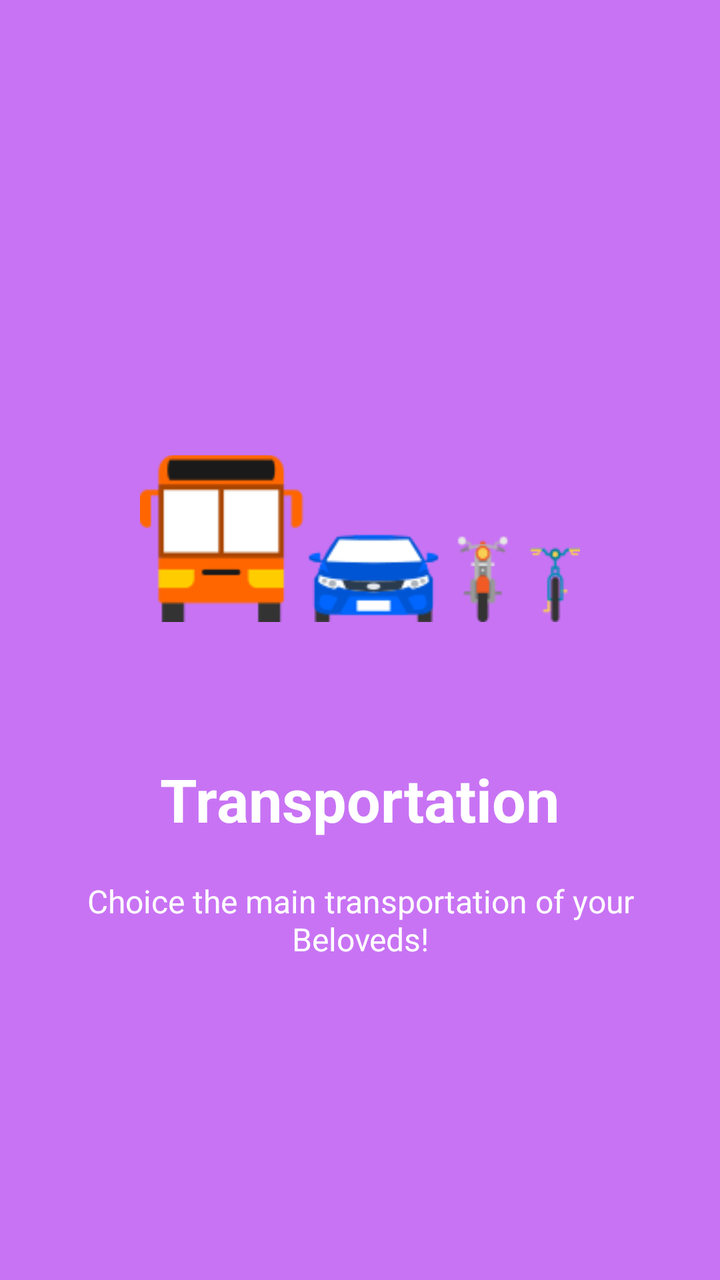
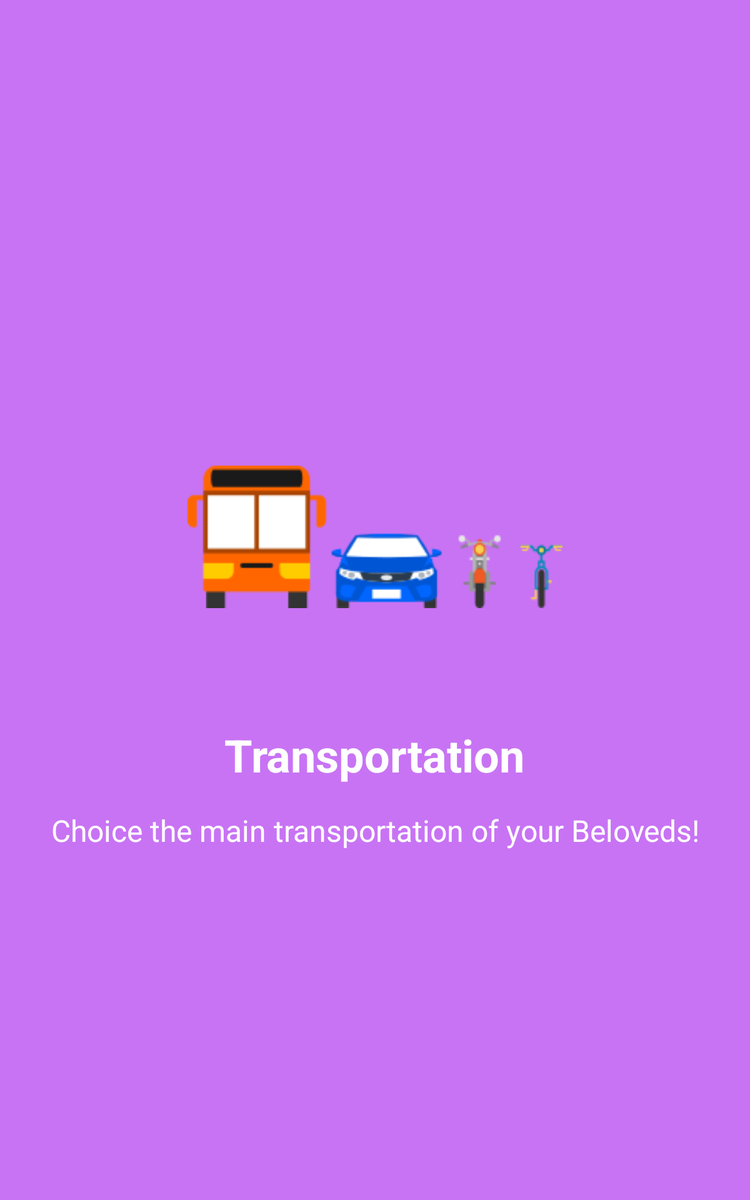

First picture: res/layout/ on a phone held upright. Second picture: the repository's own variant of that layout, on a device whose configuration matches the variant's folder. Source for both follows.
<!-- AndroidManifest.xml: application theme AppTheme -->
<!-- res/layout/transportation_welcome_slide.xml -->
<?xml version="1.0" encoding="utf-8"?>
<LinearLayout xmlns:android="http://schemas.android.com/apk/res/android"
              android:orientation="vertical"
              android:layout_width="match_parent"
              android:layout_height="match_parent"
    android:gravity="center"
    android:background="@color/bg_screen4">

    <LinearLayout
        android:layout_width="wrap_content"
        android:layout_height="wrap_content"
        android:layout_centerInParent="true"
        android:gravity="center_horizontal"
        android:orientation="vertical">

        <ImageView
            android:layout_width="@dimen/img_width_height"
            android:layout_height="@dimen/img_width_height"
            android:src="@drawable/transportation" />

        <TextView
            android:layout_width="wrap_content"
            android:layout_height="wrap_content"
            android:text="@string/slide_4_title"
            android:textColor="@android:color/white"
            android:textSize="@dimen/slide_title"
            android:textStyle="bold" />

        <TextView
            android:layout_width="wrap_content"
            android:layout_height="wrap_content"
            android:layout_marginTop="20dp"
            android:paddingLeft="@dimen/desc_padding"
            android:paddingRight="@dimen/desc_padding"
            android:text="@string/slide_4_desc"
            android:textAlignment="center"
            android:textColor="@android:color/white"
            android:textSize="@dimen/slide_desc" />

    </LinearLayout>

</LinearLayout>
<!-- resources referenced by this layout -->
<resources>
  <color name="bg_screen4">#c873f4</color>
  <dimen name="desc_padding">40dp</dimen>
  <dimen name="img_width_height">220dp</dimen>
  <dimen name="slide_desc">16dp</dimen>
  <dimen name="slide_title">30dp</dimen>
  <!-- drawable transportation: png bitmap (drawable, 7277 bytes) -->
  <string name="slide_4_desc">Choice the main transportation of your Beloveds!</string>
  <string name="slide_4_title">Transportation</string>
  <style name="AppTheme" parent="Theme.AppCompat.Light.NoActionBar">
          
          <item name="colorPrimary">@color/colorPrimary</item>
          <item name="colorPrimaryDark">@color/colorPrimaryDark</item>
          <item name="colorAccent">@color/colorAccent</item>
          <item name="windowActionBar">false</item>
          <item name="windowNoTitle">true</item>
      </style>
  <color name="colorPrimary">#00BCD4</color>
  <color name="colorPrimaryDark">#0097A7</color>
  <color name="colorAccent">#FF5252</color>
</resources>
<!-- res/layout-large/transportation_welcome_slide.xml (the author's variant of the layout above) -->
<!-- drawn on a 7-inch tablet held upright -->
<?xml version="1.0" encoding="utf-8"?>
<LinearLayout xmlns:android="http://schemas.android.com/apk/res/android"
              android:layout_width="fill_parent"
              android:layout_height="fill_parent"
              android:background="@color/bg_screen4"
              android:gravity="center"
              android:orientation="vertical">


    <ImageView
        android:layout_width="300dp"
        android:layout_height="300dp"
        android:src="@drawable/transportation"/>

    <TextView
        android:layout_width="wrap_content"
        android:layout_height="wrap_content"
        android:text="@string/slide_4_title"
        android:textColor="@android:color/white"
        android:textSize="36sp"
        android:textStyle="bold"/>

    <TextView
        android:layout_width="wrap_content"
        android:layout_height="wrap_content"
        android:layout_marginTop="20dp"
        android:paddingLeft="@dimen/desc_padding"
        android:paddingRight="@dimen/desc_padding"
        android:text="@string/slide_4_desc"
        android:textAlignment="center"
        android:textColor="@android:color/white"
        android:textSize="24sp"/>

</LinearLayout>
<!-- resources referenced by the variant -->
<!-- as a 7-inch tablet held upright resolves them -->
<resources>
  <color name="bg_screen4">#c873f4</color>
  <dimen name="desc_padding">40dp</dimen>
  <!-- drawable transportation: png bitmap (drawable, 7277 bytes) -->
  <string name="slide_4_desc">Choice the main transportation of your Beloveds!</string>
  <string name="slide_4_title">Transportation</string>
  <style name="AppTheme" parent="Theme.AppCompat.Light.NoActionBar">
          
          <item name="colorPrimary">@color/colorPrimary</item>
          <item name="colorPrimaryDark">@color/colorPrimaryDark</item>
          <item name="colorAccent">@color/colorAccent</item>
          <item name="windowActionBar">false</item>
          <item name="windowNoTitle">true</item>
      </style>
  <color name="colorPrimary">#00BCD4</color>
  <color name="colorPrimaryDark">#0097A7</color>
  <color name="colorAccent">#FF5252</color>
</resources>
